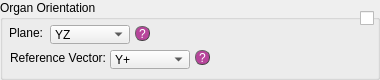
          <widget class="QGroupBox" name="groupBox_5">
           <property name="sizePolicy">
            <sizepolicy hsizetype="Preferred" vsizetype="Fixed">
             <horstretch>0</horstretch>
             <verstretch>0</verstretch>
            </sizepolicy>
           </property>
           <property name="minimumSize">
            <size>
             <width>0</width>
             <height>80</height>
            </size>
           </property>
           <property name="maximumSize">
            <size>
             <width>380</width>
             <height>60</height>
            </size>
           </property>
           <property name="title">
            <string>Organ Orientation</string>
           </property>
           <widget class="QComboBox" name="ext_chNS_5">
            <property name="enabled">
             <bool>true</bool>
            </property>
            <property name="geometry">
             <rect>
              <x>110</x>
              <y>50</y>
              <width>80</width>
              <height>19</height>
             </rect>
            </property>
            <property name="sizePolicy">
             <sizepolicy hsizetype="Fixed" vsizetype="Fixed">
              <horstretch>0</horstretch>
              <verstretch>0</verstretch>
             </sizepolicy>
            </property>
            <property name="minimumSize">
             <size>
              <width>80</width>
              <height>19</height>
             </size>
            </property>
            <property name="maximumSize">
             <size>
              <width>80</width>
              <height>19</height>
             </size>
            </property>
            <property name="styleSheet">
             <string notr="true">font: 25 10pt &quot;Calibri Light&quot;;</string>
            </property>
            <item>
             <property name="text">
              <string>Y+</string>
             </property>
            </item>
            <item>
             <property name="text">
              <string>X+</string>
             </property>
            </item>
            <item>
             <property name="text">
              <string>Z+</string>
             </property>
            </item>
           </widget>
           <widget class="QLabel" name="lab_proj_name_6">
            <property name="geometry">
             <rect>
              <x>10</x>
              <y>50</y>
              <width>100</width>
              <height>15</height>
             </rect>
            </property>
            <property name="sizePolicy">
             <sizepolicy hsizetype="Fixed" vsizetype="Fixed">
              <horstretch>0</horstretch>
              <verstretch>0</verstretch>
             </sizepolicy>
            </property>
            <property name="minimumSize">
             <size>
              <width>100</width>
              <height>0</height>
             </size>
            </property>
            <property name="maximumSize">
             <size>
              <width>100</width>
              <height>16777215</height>
             </size>
            </property>
            <property name="styleSheet">
             <string notr="true">font: 25 10pt &quot;Calibri Light&quot;;</string>
            </property>
            <property name="text">
             <string>Reference Vector:</string>
            </property>
           </widget>
           <widget class="QComboBox" name="ext_chNS_4">
            <property name="enabled">
             <bool>true</bool>
            </property>
            <property name="geometry">
             <rect>
              <x>50</x>
              <y>25</y>
              <width>80</width>
              <height>19</height>
             </rect>
            </property>
            <property name="sizePolicy">
             <sizepolicy hsizetype="Fixed" vsizetype="Fixed">
              <horstretch>0</horstretch>
              <verstretch>0</verstretch>
             </sizepolicy>
            </property>
            <property name="minimumSize">
             <size>
              <width>80</width>
              <height>19</height>
             </size>
            </property>
            <property name="maximumSize">
             <size>
              <width>80</width>
              <height>19</height>
             </size>
            </property>
            <property name="styleSheet">
             <string notr="true">font: 25 10pt &quot;Calibri Light&quot;;</string>
            </property>
            <item>
             <property name="text">
              <string>YZ</string>
             </property>
            </item>
            <item>
             <property name="text">
              <string>XY</string>
             </property>
            </item>
            <item>
             <property name="text">
              <string>XZ</string>
             </property>
            </item>
           </widget>
           <widget class="QLabel" name="lab_proj_name_5">
            <property name="geometry">
             <rect>
              <x>9</x>
              <y>25</y>
              <width>40</width>
              <height>16</height>
             </rect>
            </property>
            <property name="sizePolicy">
             <sizepolicy hsizetype="Minimum" vsizetype="Fixed">
              <horstretch>0</horstretch>
              <verstretch>0</verstretch>
             </sizepolicy>
            </property>
            <property name="minimumSize">
             <size>
              <width>40</width>
              <height>16</height>
             </size>
            </property>
            <property name="maximumSize">
             <size>
              <width>40</width>
              <height>16</height>
             </size>
            </property>
            <property name="styleSheet">
             <string notr="true">font: 25 10pt &quot;Calibri Light&quot;;</string>
            </property>
            <property name="text">
             <string>Plane: </string>
            </property>
           </widget>
           <widget class="QPushButton" name="q_orient_5">
            <property name="geometry">
             <rect>
              <x>195</x>
              <y>50</y>
              <width>15</width>
              <height>15</height>
             </rect>
            </property>
            <property name="styleSheet">
             <string notr="true">QPushButton{border-radius:7px;
border-width: 1px;
border-style: outset;
border-color: rgb(66, 66, 66);
background-color: rgba(162, 0, 122,180);
color: rgb(255, 255, 255);
font: 9pt &quot;Calibri Light&quot;;}

QPushButton:hover{
background-color: rgb(0, 0, 0);
border-color: #672146
}</string>
            </property>
            <property name="text">
             <string>?</string>
            </property>
           </widget>
           <widget class="QPushButton" name="q_orient_6">
            <property name="geometry">
             <rect>
              <x>135</x>
              <y>26</y>
              <width>15</width>
              <height>15</height>
             </rect>
            </property>
            <property name="styleSheet">
             <string notr="true">QPushButton{border-radius:7px;
border-width: 1px;
border-style: outset;
border-color: rgb(66, 66, 66);
background-color: rgba(162, 0, 122,180);
color: rgb(255, 255, 255);
font: 9pt &quot;Calibri Light&quot;;}

QPushButton:hover{
background-color: rgb(0, 0, 0);
border-color: #672146
}</string>
            </property>
            <property name="text">
             <string>?</string>
            </property>
           </widget>
           <widget class="QCheckBox" name="checkBox">
            <property name="geometry">
             <rect>
              <x>360</x>
              <y>10</y>
              <width>16</width>
              <height>17</height>
             </rect>
            </property>
            <property name="text">
             <string/>
            </property>
           </widget>
          </widget>
